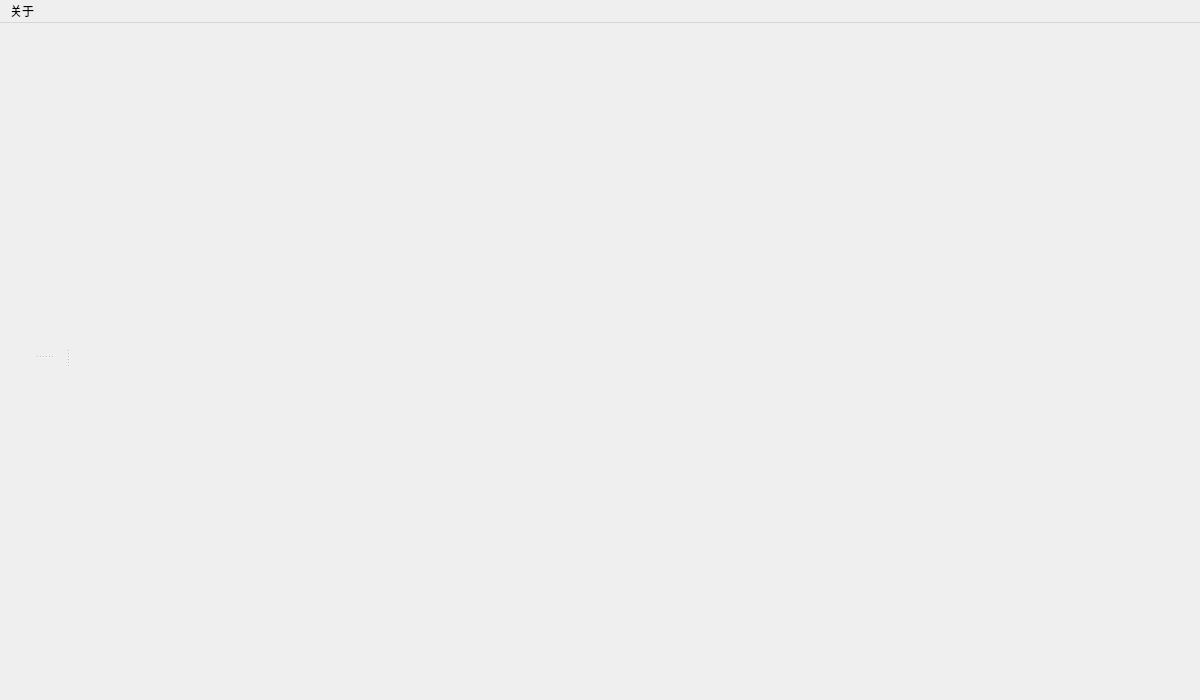
<?xml version="1.0" encoding="UTF-8"?>
<ui version="4.0">
 <class>MainWindow</class>
 <widget class="QMainWindow" name="MainWindow">
  <property name="geometry">
   <rect>
    <x>0</x>
    <y>0</y>
    <width>1200</width>
    <height>700</height>
   </rect>
  </property>
  <property name="windowTitle">
   <string>MainWindow</string>
  </property>
  <widget class="QWidget" name="centralwidget">
   <layout class="QVBoxLayout" name="verticalLayout" stretch="0,1,0">
    <property name="spacing">
     <number>0</number>
    </property>
    <property name="leftMargin">
     <number>0</number>
    </property>
    <property name="topMargin">
     <number>0</number>
    </property>
    <property name="rightMargin">
     <number>0</number>
    </property>
    <property name="bottomMargin">
     <number>0</number>
    </property>
    <item>
     <widget class="IOSettingsForm" name="widget_IOSetting" native="true">
      <property name="sizePolicy">
       <sizepolicy hsizetype="Preferred" vsizetype="Preferred">
        <horstretch>0</horstretch>
        <verstretch>0</verstretch>
       </sizepolicy>
      </property>
     </widget>
    </item>
    <item>
     <widget class="QWidget" name="widget_2" native="true">
      <property name="styleSheet">
       <string notr="true"/>
      </property>
      <layout class="QHBoxLayout" name="horizontalLayout" stretch="0,1">
       <property name="spacing">
        <number>1</number>
       </property>
       <property name="leftMargin">
        <number>0</number>
       </property>
       <property name="topMargin">
        <number>0</number>
       </property>
       <property name="rightMargin">
        <number>0</number>
       </property>
       <property name="bottomMargin">
        <number>0</number>
       </property>
       <item>
        <widget class="ToolBarForm" name="widget_ToolBar" native="true">
         <property name="minimumSize">
          <size>
           <width>20</width>
           <height>0</height>
          </size>
         </property>
        </widget>
       </item>
       <item>
        <widget class="QSplitter" name="splitter_2">
         <property name="orientation">
          <enum>Qt::Horizontal</enum>
         </property>
         <widget class="QWidget" name="widget_RecvSend" native="true">
          <property name="sizePolicy">
           <sizepolicy hsizetype="Fixed" vsizetype="Preferred">
            <horstretch>0</horstretch>
            <verstretch>0</verstretch>
           </sizepolicy>
          </property>
          <property name="styleSheet">
           <string notr="true"/>
          </property>
          <layout class="QVBoxLayout" name="verticalLayout_3">
           <property name="leftMargin">
            <number>0</number>
           </property>
           <property name="topMargin">
            <number>0</number>
           </property>
           <property name="rightMargin">
            <number>0</number>
           </property>
           <property name="bottomMargin">
            <number>0</number>
           </property>
           <item>
            <widget class="QSplitter" name="splitter">
             <property name="orientation">
              <enum>Qt::Vertical</enum>
             </property>
             <widget class="RecvAreaForm" name="widget_Recv" native="true">
              <property name="sizePolicy">
               <sizepolicy hsizetype="Expanding" vsizetype="Preferred">
                <horstretch>0</horstretch>
                <verstretch>0</verstretch>
               </sizepolicy>
              </property>
             </widget>
             <widget class="SendAreaForm" name="widget_Send" native="true">
              <property name="sizePolicy">
               <sizepolicy hsizetype="Expanding" vsizetype="Preferred">
                <horstretch>0</horstretch>
                <verstretch>0</verstretch>
               </sizepolicy>
              </property>
             </widget>
            </widget>
           </item>
          </layout>
         </widget>
         <widget class="MultiSendForm" name="widget_MultiSend" native="true">
          <property name="sizePolicy">
           <sizepolicy hsizetype="Fixed" vsizetype="Preferred">
            <horstretch>0</horstretch>
            <verstretch>0</verstretch>
           </sizepolicy>
          </property>
          <property name="minimumSize">
           <size>
            <width>40</width>
            <height>0</height>
           </size>
          </property>
          <property name="styleSheet">
           <string notr="true"/>
          </property>
         </widget>
        </widget>
       </item>
      </layout>
     </widget>
    </item>
    <item>
     <widget class="StateForm" name="widget_state" native="true">
      <property name="minimumSize">
       <size>
        <width>0</width>
        <height>10</height>
       </size>
      </property>
      <property name="styleSheet">
       <string notr="true"/>
      </property>
     </widget>
    </item>
   </layout>
  </widget>
  <widget class="QMenuBar" name="menuBar">
   <property name="geometry">
    <rect>
     <x>0</x>
     <y>0</y>
     <width>1200</width>
     <height>23</height>
    </rect>
   </property>
   <widget class="QMenu" name="menu">
    <property name="title">
     <string>关于</string>
    </property>
    <addaction name="actionIntro"/>
   </widget>
   <addaction name="menu"/>
  </widget>
  <action name="actionIntro">
   <property name="icon">
    <iconset resource="images.qrc">
     <normaloff>:/images/images/versionInfo.png</normaloff>:/images/images/versionInfo.png</iconset>
   </property>
   <property name="text">
    <string>软件简介</string>
   </property>
   <property name="toolTip">
    <string>软件简介</string>
   </property>
  </action>
 </widget>
 <customwidgets>
  <customwidget>
   <class>ToolBarForm</class>
   <extends>QWidget</extends>
   <header>toolbarform.h</header>
   <container>1</container>
  </customwidget>
  <customwidget>
   <class>IOSettingsForm</class>
   <extends>QWidget</extends>
   <header>iosettingsform.h</header>
   <container>1</container>
  </customwidget>
  <customwidget>
   <class>SendAreaForm</class>
   <extends>QWidget</extends>
   <header>sendareaform.h</header>
   <container>1</container>
  </customwidget>
  <customwidget>
   <class>RecvAreaForm</class>
   <extends>QWidget</extends>
   <header>recvareaform.h</header>
   <container>1</container>
  </customwidget>
  <customwidget>
   <class>MultiSendForm</class>
   <extends>QWidget</extends>
   <header>multisendform.h</header>
   <container>1</container>
  </customwidget>
  <customwidget>
   <class>StateForm</class>
   <extends>QWidget</extends>
   <header>stateform.h</header>
   <container>1</container>
  </customwidget>
 </customwidgets>
 <resources>
  <include location="images.qrc"/>
 </resources>
 <connections/>
</ui>
